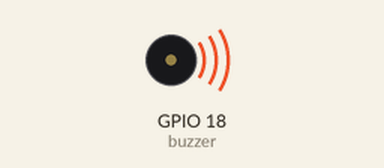
Simulated run of this program. Board: Raspberry Pi (BCM pin numbers). Shown: buzzer (waves = sounding). At 14.0 s the program stops and its outputs stay as they are.

Above: at 0.1 s.
At 14.1 s:
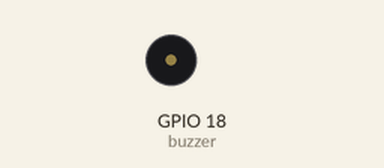
Timing chart, 0 to 15.5 s (numbered marks = the images above):
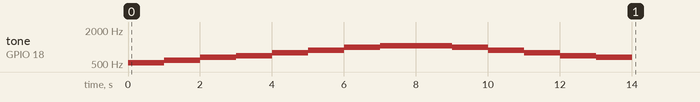

The program:

buzzer9.py
```python
import RPi.GPIO as GPIO
import time
buzzer =18
freq=[523,587,659,698,784,880,988,1047]
GPIO.setmode(GPIO.BCM)
GPIO.setup(buzzer,GPIO.OUT)


pwm=GPIO.PWM(buzzer,1.0)
pwm.start(5.0)

for i in range(0,8):
    pwm.ChangeFrequency(freq[i])
    time.sleep(1.0)
for i in range(7,1,-1):
    pwm.ChangeFrequency(freq[i])
    time.sleep(1.0)

pwm.stop()
GPIO.cleanup()
```

Measured:
- by itself, tone on GPIO 18 (buzzer): plays 523 Hz for 1.0 s, 587 Hz for 1.0 s, 659 Hz for 1.0 s, 698 Hz for 1.0 s, 784 Hz for 1.0 s, 880 Hz for 1.0 s … (13 notes in this stretch)
